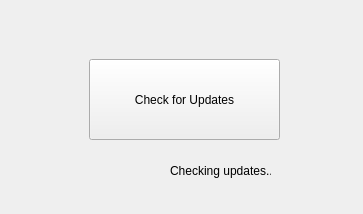
<?xml version="1.0" encoding="UTF-8"?>
<ui version="4.0">
 <class>QtTestAppClass</class>
 <widget class="QMainWindow" name="QtTestAppClass">
  <property name="geometry">
   <rect>
    <x>0</x>
    <y>0</y>
    <width>363</width>
    <height>214</height>
   </rect>
  </property>
  <property name="sizePolicy">
   <sizepolicy hsizetype="Fixed" vsizetype="Fixed">
    <horstretch>0</horstretch>
    <verstretch>0</verstretch>
   </sizepolicy>
  </property>
  <property name="minimumSize">
   <size>
    <width>363</width>
    <height>214</height>
   </size>
  </property>
  <property name="maximumSize">
   <size>
    <width>363</width>
    <height>214</height>
   </size>
  </property>
  <property name="windowTitle">
   <string>QtTestApp</string>
  </property>
  <widget class="QWidget" name="centralWidget">
   <widget class="QPushButton" name="pushButton">
    <property name="geometry">
     <rect>
      <x>89</x>
      <y>59</y>
      <width>191</width>
      <height>81</height>
     </rect>
    </property>
    <property name="text">
     <string>Check for Updates</string>
    </property>
   </widget>
   <widget class="QLabel" name="progressLabel">
    <property name="geometry">
     <rect>
      <x>120</x>
      <y>150</y>
      <width>41</width>
      <height>41</height>
     </rect>
    </property>
    <property name="text">
     <string/>
    </property>
   </widget>
   <widget class="QLabel" name="checkingLabel">
    <property name="geometry">
     <rect>
      <x>170</x>
      <y>160</y>
      <width>101</width>
      <height>21</height>
     </rect>
    </property>
    <property name="text">
     <string>Checking updates...</string>
    </property>
   </widget>
  </widget>
 </widget>
 <layoutdefault spacing="6" margin="11"/>
 <resources>
  <include location="qttestapp.qrc"/>
 </resources>
 <connections/>
</ui>
